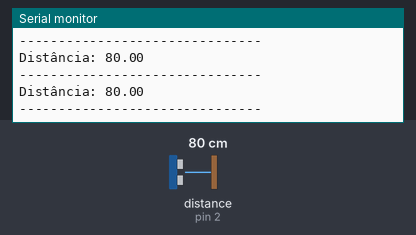
A sketch run on a simulated Arduino Uno, built with avr-gcc and run on an emulated ATmega328P. Shown: the last lines printed to the serial monitor. The inputs (shaded band) are chosen by the test bench; at power-on: distance to the obstacle (sensor on pin 2) 80 cm. The echo pulse lasts 58.3 µs per cm.

Above: at 1.2 s.
1.3 s: distance to the obstacle (sensor on pin 2) set to 2 cm
At 1.75 s:
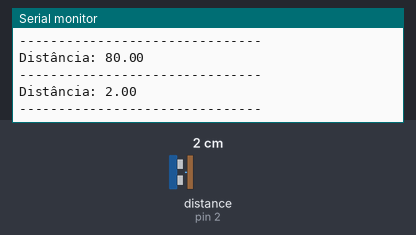
2.8 s: distance to the obstacle (sensor on pin 2) set to 4 cm
At 3.25 s:
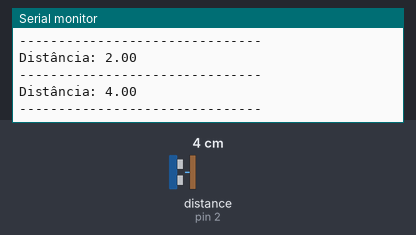
4.3 s: distance to the obstacle (sensor on pin 2) set to 60 cm
At 4.77 s:
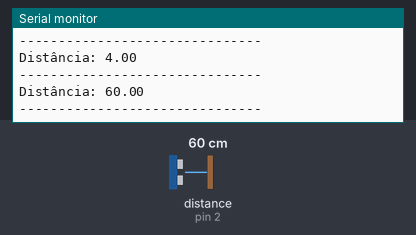
Timing chart, 0 to 7.3 s (numbered marks = the images above; inputs shaded):
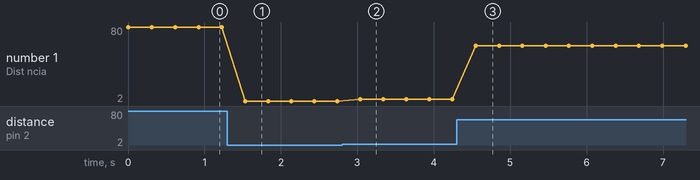

The sketch:

sensor_Ultrassonic.ino
```cpp
#include <HCSR04.h>

#define pinTrigger 3
#define pinEcho 2

UltraSonicDistanceSensor distanceSensor(pinTrigger, pinEcho);

float  distancia_cm, distancia_m;

void setup ()
{
    Serial.begin(9600);
}

void loop ()
{
    distancia_cm = distanceSensor.measureDistanceCm(); //Distância em cm
    distancia_m/100;
    Serial.print("Distância: ");
    Serial.println(distancia_cm);
    //Serial.println("cm | ");
    //Serial.println(distancia_m);
    //Serial.println("m");
    Serial.println("-------------------------------");
    delay(300);
}
```

Measured:
- after the input at 1.3 s, the serial monitor: prints a new line after 0.23 s (image 1)
- after the input at 2.8 s, the serial monitor: prints a new line after 0.24 s (image 2)
- after the input at 4.3 s, the serial monitor: prints a new line after 0.25 s (image 3)
- plotted number 1: 80 → 2 after the input at 1.3 s, 2 → 4 after the input at 2.8 s, 4 → 60 after the input at 4.3 s
